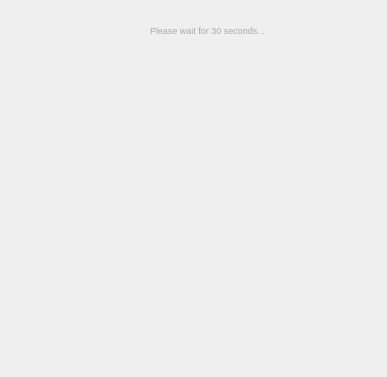
<?xml version="1.0" encoding="UTF-8"?>
<ui version="4.0">
 <class>Form</class>
 <widget class="QWidget" name="Form">
  <property name="geometry">
   <rect>
    <x>0</x>
    <y>0</y>
    <width>387</width>
    <height>377</height>
   </rect>
  </property>
  <property name="windowTitle">
   <string>Form</string>
  </property>
  <widget class="QLabel" name="label_back">
   <property name="geometry">
    <rect>
     <x>0</x>
     <y>0</y>
     <width>391</width>
     <height>381</height>
    </rect>
   </property>
   <property name="styleSheet">
    <string notr="true">QLabel {
    background-image: url(&quot;/nas/Viper/minseo/forui/loo.png&quot;);
    background-repeat: no-repeat;  /* 반복 방지 */
    background-position: center;  /* 중앙 정렬 */
    background-size: contain;  /* QLabel 크기에 맞게 비율 유지 */
}</string>
   </property>
   <property name="text">
    <string/>
   </property>
  </widget>
  <widget class="QLabel" name="label_light">
   <property name="geometry">
    <rect>
     <x>100</x>
     <y>110</y>
     <width>201</width>
     <height>151</height>
    </rect>
   </property>
   <property name="styleSheet">
    <string notr="true">QLabel {
    background-image: url(&quot;/nas/Viper/minseo/forui/blue.png&quot;);
    background-repeat: no-repeat;  /* 반복 방지 */
    background-position: center;  /* 중앙 정렬 */
    background-size: contain;  /* QLabel 크기에 맞게 비율 유지 */
}</string>
   </property>
   <property name="text">
    <string/>
   </property>
  </widget>
  <widget class="QLabel" name="label_logo">
   <property name="geometry">
    <rect>
     <x>140</x>
     <y>150</y>
     <width>131</width>
     <height>71</height>
    </rect>
   </property>
   <property name="styleSheet">
    <string notr="true">QLabel {
    background-image: url(&quot;/nas/Viper/minseo/forui/logo.png&quot;);
    background-repeat: no-repeat;  /* 반복 방지 */
    background-position: center;  /* 중앙 정렬 */
    background-size: contain;  /* QLabel 크기에 맞게 비율 유지 */
}</string>
   </property>
   <property name="text">
    <string/>
   </property>
  </widget>
  <widget class="QLabel" name="label_2">
   <property name="geometry">
    <rect>
     <x>150</x>
     <y>20</y>
     <width>201</width>
     <height>21</height>
    </rect>
   </property>
   <property name="styleSheet">
    <string notr="true">QLabel {

    background-repeat: no-repeat;  /* 반복 방지 */
    background-position: center;  /* 중앙 정렬 */
    background-size: contain;  /* 크기를 자동 조정 */
    color: #A9A9A9;  /* 글자 색상 (흰색) */
    font-size: 9px;  /* 글자 크기 */
  
    text-align: center;  /* 텍스트 중앙 정렬 */
}</string>
   </property>
   <property name="text">
    <string>Please wait for 30 seconds...</string>
   </property>
  </widget>
  <widget class="QLabel" name="label_text">
   <property name="geometry">
    <rect>
     <x>80</x>
     <y>270</y>
     <width>261</width>
     <height>51</height>
    </rect>
   </property>
   <property name="styleSheet">
    <string notr="true">QLabel {

    background-repeat: no-repeat;  /* 반복 방지 */
    background-position: center;  /* 중앙 정렬 */
    background-size: contain;  /* 크기를 자동 조정 */
    color: white;  /* 글자 색상 (흰색) */
    font-size: 10px;  /* 글자 크기 */
  
    text-align: center;  /* 텍스트 중앙 정렬 */
}</string>
   </property>
   <property name="text">
    <string/>
   </property>
  </widget>
 </widget>
 <resources/>
 <connections/>
</ui>
